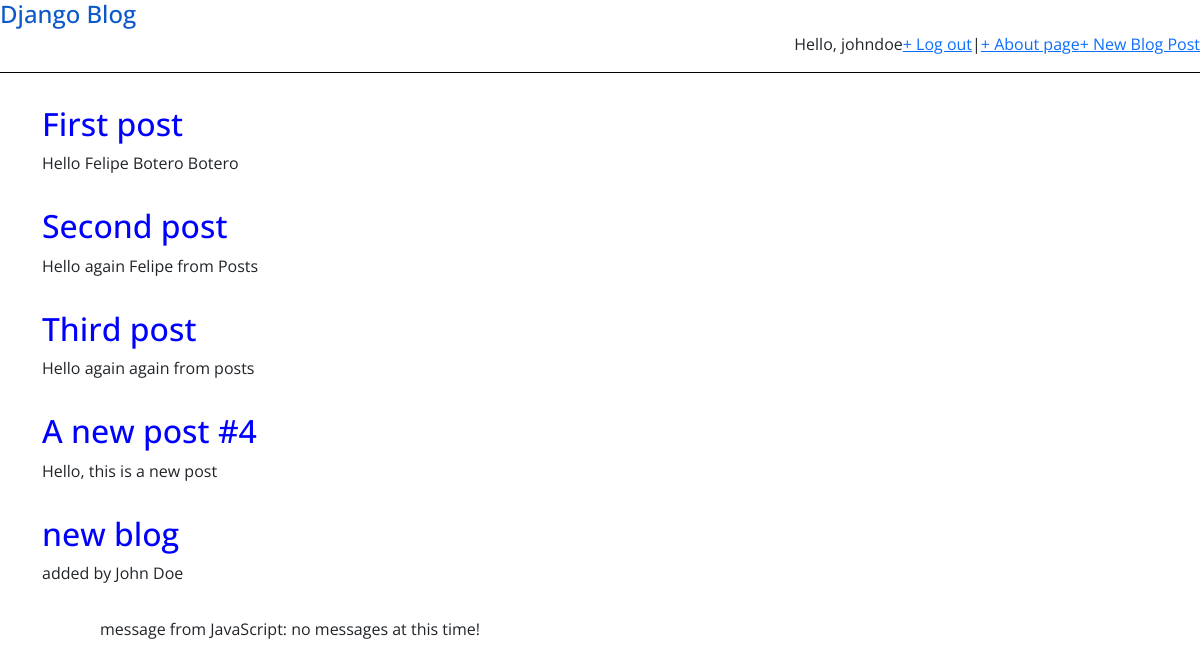
Screenshot of / (signed in) with the database file from the repository.
### blog/models.py (models this page shows, shortened)
class Posts(models.Model):
    title = models.CharField(max_length=200)
    author = models.ForeignKey('auth.User', on_delete=models.CASCADE)
    body = models.TextField()

### blog/views.py (the view)
# urls.py: path('', BlogListView.as_view(), name='home'),
class BlogListView(ListView):
    model = Posts
    template_name = "home.html"

### templates/home.html
{% extends 'base.html' %}
{% block content %}
    {% if user.is_authenticated %}
        {% for post in object_list %}
            <div class="post-entry container">
                <h2><a href="{% url 'post_detail' post.pk %}">{{ post.title }}</a></h2>
                <p>{{ post.body  }}</p>
            </div>
        {% endfor %}
    {% else %}
        <div class="container">
            <h2>Please log in, so that we can authenticate our users and be a responsible enterprise!</h2>
        </div>
    {% endif %}
{% endblock content %}

### templates/base.html (shortened to what this page needs)
{% load static %}
<html>
    <head>
        <link href="https://cdn.jsdelivr.net/npm/bootstrap@5.0.1/dist/css/bootstrap.min.css" rel="stylesheet">
        <link rel="stylesheet" href="{% static 'css/style.css' %}">
    </head>
    <body>
        <header>
                <div class="nav-left">
                    <h1>
                        <a href ="{% url 'home' %}">Django Blog</a>
                    </h1>
                </div>
                <div class="nav-right">
                    {% if user.is_authenticated %}
                        <p>Hello, {{ user.username }}  </p>
                        <p><a href="{% url 'logout' %}">+ Log out</a></p> |
                    {% else %}
                        <p>Please log in  >>></p>
                        <p><a href="{% url 'login' %}">+ Log In</a></p> |
                    {% endif %}
                    <a href="{% url 'about' %}">+ About page</a>
                    <a href="{% url 'post_new' %}">+ New Blog Post</a>
                </div>
        </header>
            <div>
                {% block content %}
                {% endblock content %}
                <p id="demo"></p>
            </div>
    </body>
</html>

### static/css/style.css (style rules this page uses)
body { font-family: 'Open Sans', sans-serif; }
header h1 a { color:red; font-size: 24px; text-decoration: none; }
header { border-bottom: 1px solid black; margin-bottom: 2rem; display: flex; }
.nav-left { margin-right: auto; }
.nav-right { display: flex; padding-top: 2rem; }
.post-entry { margin-bottom: 2rem; }
.post-entry h2 { margin:.5rem 0; }
.post-entry h2 a, .post-entry h2 a:visited { color: blue; text-decoration: none; }
.post-entry p { margin: 0; font-weight: 400; }
#demo { margin-left:100px; }

### rows the page displays
Posts: title "First post", body "Hello Felipe Botero Botero"
Posts: title "Second post", body "Hello again Felipe from Posts"
Posts: title "Third post", body "Hello again again from posts"
Posts: title "A new post #4", body "Hello, this is a new post"
Posts: title "new blog", body "added by John Doe"

### other values shown
{{ user.username }} "johndoe"
